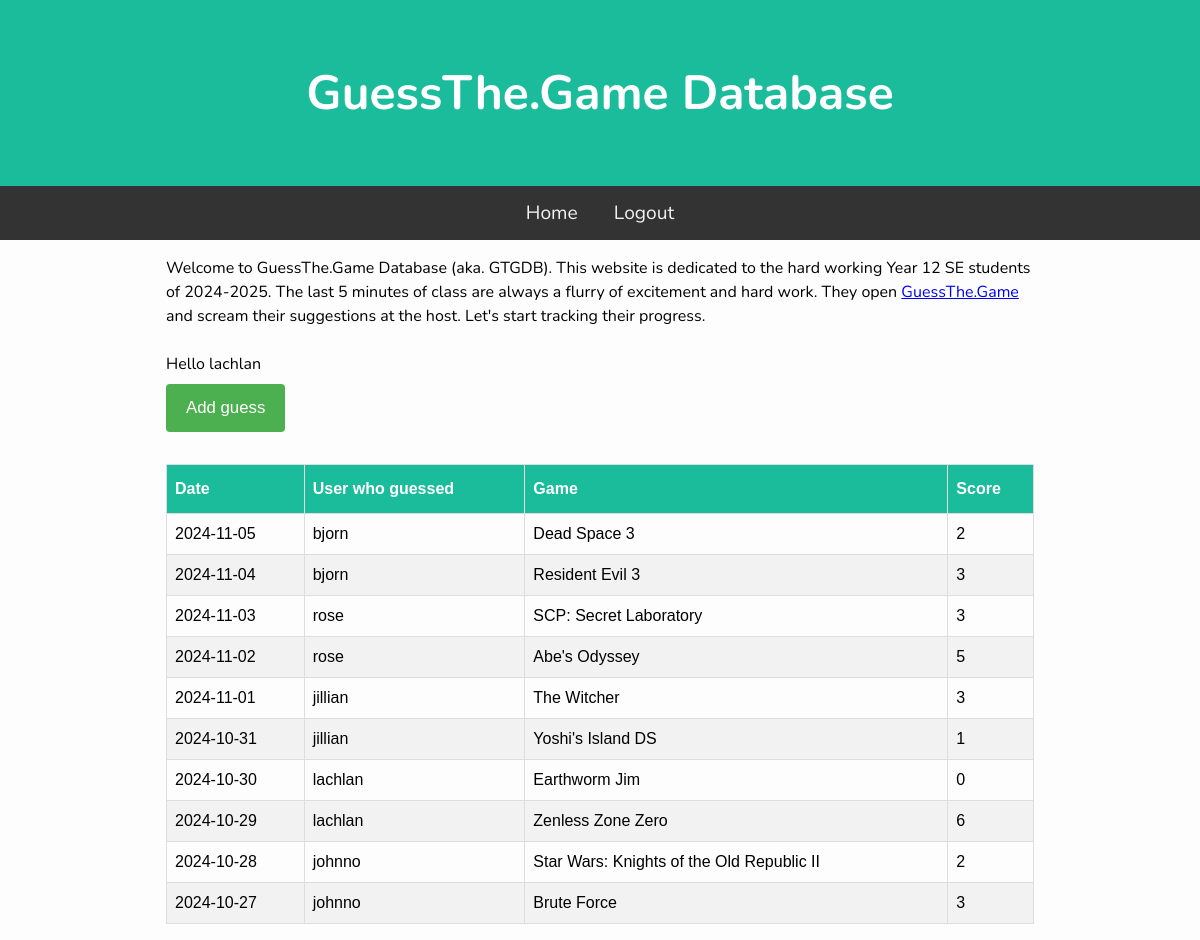
Screenshot of / (signed in) with the database file from the repository.
### tables this page shows
CREATE TABLE Users (
            id INTEGER PRIMARY KEY AUTOINCREMENT,
            username TEXT UNIQUE NOT NULL,
            password TEXT NOT NULL
        );

CREATE TABLE Guesses (id INTEGER PRIMARY KEY AUTOINCREMENT, user_id INTEGER, date TEXT NOT NULL, score INTEGER, game TEXT NOT NULL);

### main.py (the view)
@app.route("/")
def Home():
    guessData = db.GetAllGuesses()
    return render_template("index.html", guesses=guessData)

### db.py (called while the page is built)
def GetDB():
    db = sqlite3.connect(".database/gtg.db")
    db.row_factory = sqlite3.Row
    return db

def GetAllGuesses():
    db = GetDB()
    guesses = db.execute("SELECT Guesses.date, Guesses.score, Guesses.game, Users.username FROM Guesses JOIN Users ON Guesses.user_id = Users.id ORDER BY date DESC").fetchall()
    db.close()
    return guesses

### templates/index.html
{% extends "base.html" %}
{% block content %}
<div class="container">
    <p>Welcome to GuessThe.Game Database (aka. GTGDB). This website is dedicated to the hard working Year 12 SE students of 2024-2025. The last 5 minutes of class are always a flurry of excitement and hard work. They open <a href="https://guessthe.game/">GuessThe.Game</a> and scream their suggestions at the host. Let's start tracking their progress.</p>
    {% if session['username'] %}
        <br>
        <p>Hello {{ session['username'] }}</p>
        <a href="/add"><button>Add guess</button></a>
    {% endif %}
</div>
<br>
<table class="guess_table">
    <thead>
        <th>Date</th>
        <th>User who guessed</th>
        <th>Game</th>
        <th>Score</th>
    </thead>
    <tbody>
        {% for guess in guesses %}
        <tr>
            <td>{{ guess['date'] }}</td>
            <td>{{ guess['username'] }}</td>
            <td>{{ guess['game'] }}</td>
            <td>{{ guess['score'] }}</td>
        </tr>
        {% endfor %}
    </tbody>
</table>
{% endblock %}

### static/css/style.css (style rules this page uses)
* { padding: 0; margin: 0; box-sizing: border-box; }
body { background: #fdfdfd; font-family: "Nunito", sans-serif; font-size: 1rem; }
.guess_table { font-family: Arial, Helvetica, sans-serif; border-collapse: collapse; width: 100%; }
.guess_table td, .guess_table th { border: 1px solid #ddd; padding: 8px; }
.guess_table tr:nth-child(even) { background-color: #f2f2f2; }
.guess_table th { padding-top: 12px; padding-bottom: 12px; text-align: left; background-color: #1abc9c; color: white; }
button { background-color: #4CAF50; color: white; padding: 14px 20px; margin: 8px 0; border: none; border-radius: 4px; cursor: pointer; font-size: 1.05em; }

### rows the page displays
Users: username "lachlan"
Guesses: date "2024-11-05", username "bjorn", game "Dead Space 3", score "2"
Guesses: date "2024-11-04", username "bjorn", game "Resident Evil 3", score "3"
Guesses: date "2024-11-03", username "rose", game "SCP: Secret Laboratory", score "3"
Guesses: date "2024-11-02", username "rose", game "Abe's Odyssey", score "5"
Guesses: date "2024-11-01", username "jillian", game "The Witcher", score "3"
Guesses: date "2024-10-31", username "jillian", game "Yoshi's Island DS", score "1"
Guesses: date "2024-10-30", username "lachlan", game "Earthworm Jim", score "0"
Guesses: date "2024-10-29", username "lachlan", game "Zenless Zone Zero", score "6"
Guesses: date "2024-10-28", username "johnno", game "Star Wars: Knights of the Old Republic II", score "2"
Guesses: date "2024-10-27", username "johnno", game "Brute Force", score "3"
